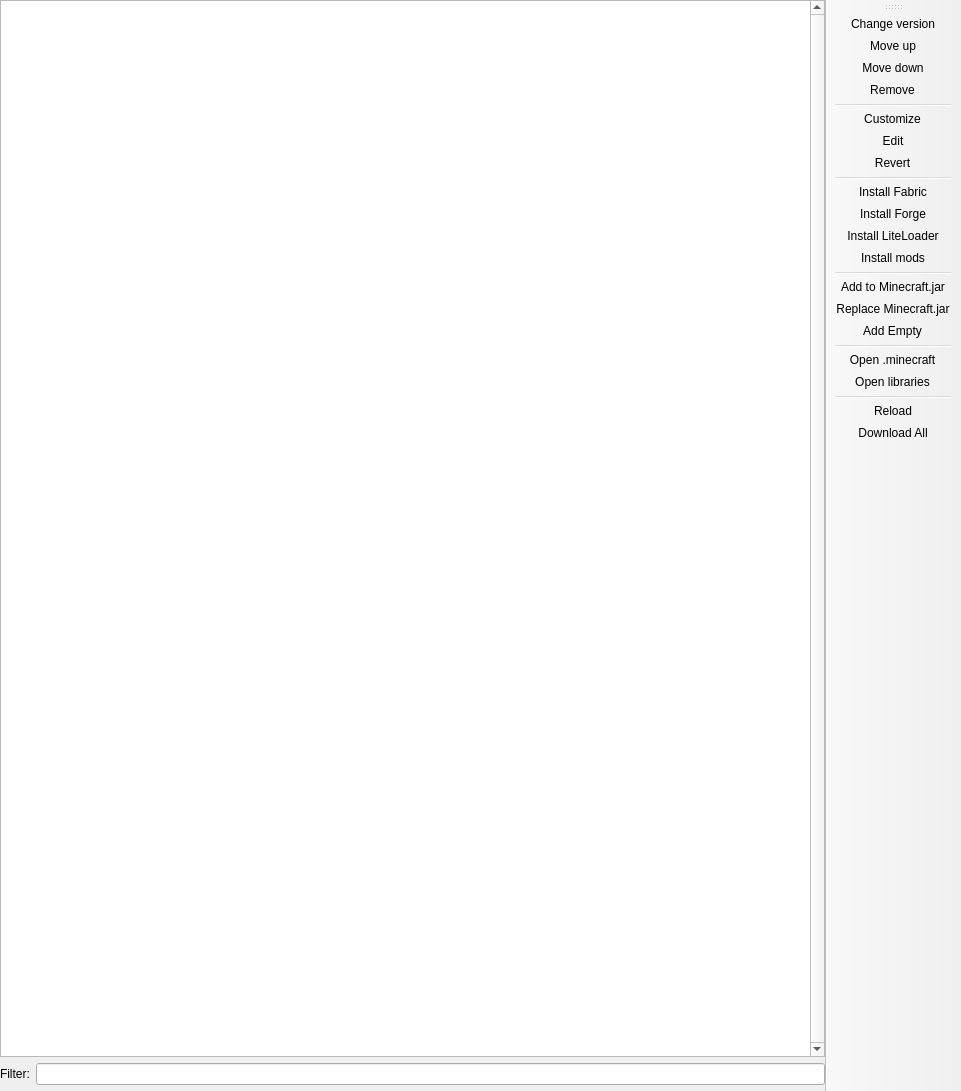
<?xml version="1.0" encoding="UTF-8"?>
<ui version="4.0">
 <class>VersionPage</class>
 <widget class="QMainWindow" name="VersionPage">
  <property name="geometry">
   <rect>
    <x>0</x>
    <y>0</y>
    <width>961</width>
    <height>1091</height>
   </rect>
  </property>
  <widget class="QWidget" name="centralwidget">
   <layout class="QHBoxLayout" name="horizontalLayout">
    <property name="leftMargin">
     <number>0</number>
    </property>
    <property name="topMargin">
     <number>0</number>
    </property>
    <property name="rightMargin">
     <number>0</number>
    </property>
    <property name="bottomMargin">
     <number>0</number>
    </property>
    <item>
     <layout class="QVBoxLayout" name="verticalLayout">
      <item>
       <widget class="ModListView" name="packageView">
        <property name="verticalScrollBarPolicy">
         <enum>Qt::ScrollBarAlwaysOn</enum>
        </property>
        <property name="horizontalScrollBarPolicy">
         <enum>Qt::ScrollBarAlwaysOff</enum>
        </property>
        <property name="sortingEnabled">
         <bool>false</bool>
        </property>
        <property name="headerHidden">
         <bool>false</bool>
        </property>
        <attribute name="headerVisible">
         <bool>true</bool>
        </attribute>
       </widget>
      </item>
      <item>
       <layout class="QGridLayout" name="gridLayout_2">
        <item row="0" column="1">
         <widget class="QLineEdit" name="filterEdit">
          <property name="clearButtonEnabled">
           <bool>true</bool>
          </property>
         </widget>
        </item>
        <item row="0" column="0">
         <widget class="QLabel" name="filterLabel">
          <property name="text">
           <string>Filter:</string>
          </property>
         </widget>
        </item>
       </layout>
      </item>
      <item>
       <widget class="MCModInfoFrame" name="frame">
        <property name="sizePolicy">
         <sizepolicy hsizetype="Preferred" vsizetype="Minimum">
          <horstretch>0</horstretch>
          <verstretch>0</verstretch>
         </sizepolicy>
        </property>
       </widget>
      </item>
     </layout>
    </item>
   </layout>
  </widget>
  <widget class="WideBar" name="toolBar">
   <property name="windowTitle">
    <string>Actions</string>
   </property>
   <property name="allowedAreas">
    <set>Qt::LeftToolBarArea|Qt::RightToolBarArea</set>
   </property>
   <property name="toolButtonStyle">
    <enum>Qt::ToolButtonTextOnly</enum>
   </property>
   <property name="floatable">
    <bool>false</bool>
   </property>
   <attribute name="toolBarArea">
    <enum>RightToolBarArea</enum>
   </attribute>
   <attribute name="toolBarBreak">
    <bool>false</bool>
   </attribute>
   <addaction name="actionChange_version"/>
   <addaction name="actionMove_up"/>
   <addaction name="actionMove_down"/>
   <addaction name="actionRemove"/>
   <addaction name="separator"/>
   <addaction name="actionCustomize"/>
   <addaction name="actionEdit"/>
   <addaction name="actionRevert"/>
   <addaction name="separator"/>
   <addaction name="actionInstall_Fabric"/>
   <addaction name="actionInstall_Forge"/>
   <addaction name="actionInstall_LiteLoader"/>
   <addaction name="actionInstall_mods"/>
   <addaction name="separator"/>
   <addaction name="actionAdd_to_Minecraft_jar"/>
   <addaction name="actionReplace_Minecraft_jar"/>
   <addaction name="actionAdd_Empty"/>
   <addaction name="separator"/>
   <addaction name="actionMinecraftFolder"/>
   <addaction name="actionLibrariesFolder"/>
   <addaction name="separator"/>
   <addaction name="actionReload"/>
   <addaction name="actionDownload_All"/>
  </widget>
  <action name="actionChange_version">
   <property name="text">
    <string>Change version</string>
   </property>
   <property name="toolTip">
    <string>Change version of the selected package.</string>
   </property>
  </action>
  <action name="actionMove_up">
   <property name="text">
    <string>Move up</string>
   </property>
   <property name="toolTip">
    <string>Make the selected package apply sooner.</string>
   </property>
  </action>
  <action name="actionMove_down">
   <property name="text">
    <string>Move down</string>
   </property>
   <property name="toolTip">
    <string>Make the selected package apply later.</string>
   </property>
  </action>
  <action name="actionRemove">
   <property name="text">
    <string>Remove</string>
   </property>
   <property name="toolTip">
    <string>Remove selected package from the instance.</string>
   </property>
  </action>
  <action name="actionCustomize">
   <property name="text">
    <string>Customize</string>
   </property>
   <property name="toolTip">
    <string>Customize selected package.</string>
   </property>
  </action>
  <action name="actionEdit">
   <property name="text">
    <string>Edit</string>
   </property>
   <property name="toolTip">
    <string>Edit selected package.</string>
   </property>
  </action>
  <action name="actionRevert">
   <property name="text">
    <string>Revert</string>
   </property>
   <property name="toolTip">
    <string>Revert the selected package to default.</string>
   </property>
  </action>
  <action name="actionInstall_Forge">
   <property name="text">
    <string>Install Forge</string>
   </property>
   <property name="toolTip">
    <string>Install the Minecraft Forge package.</string>
   </property>
  </action>
  <action name="actionInstall_Fabric">
   <property name="text">
    <string>Install Fabric</string>
   </property>
   <property name="toolTip">
    <string>Install the Fabric Loader package.</string>
   </property>
  </action>
  <action name="actionInstall_LiteLoader">
   <property name="text">
    <string>Install LiteLoader</string>
   </property>
   <property name="toolTip">
    <string>Install the LiteLoader package.</string>
   </property>
  </action>
  <action name="actionInstall_mods">
   <property name="text">
    <string>Install mods</string>
   </property>
   <property name="toolTip">
    <string>Install normal mods.</string>
   </property>
  </action>
  <action name="actionAdd_to_Minecraft_jar">
   <property name="text">
    <string>Add to Minecraft.jar</string>
   </property>
   <property name="toolTip">
    <string>Add a mod into the Minecraft jar file.</string>
   </property>
  </action>
  <action name="actionReplace_Minecraft_jar">
   <property name="text">
    <string>Replace Minecraft.jar</string>
   </property>
  </action>
  <action name="actionAdd_Empty">
   <property name="text">
    <string>Add Empty</string>
   </property>
   <property name="toolTip">
    <string>Add an empty custom package.</string>
   </property>
  </action>
  <action name="actionReload">
   <property name="text">
    <string>Reload</string>
   </property>
   <property name="toolTip">
    <string>Reload all packages.</string>
   </property>
  </action>
  <action name="actionDownload_All">
   <property name="text">
    <string>Download All</string>
   </property>
   <property name="toolTip">
    <string>Download the files needed to launch the instance now.</string>
   </property>
  </action>
  <action name="actionMinecraftFolder">
   <property name="text">
    <string>Open .minecraft</string>
   </property>
   <property name="toolTip">
    <string>Open the instance's .minecraft folder.</string>
   </property>
  </action>
  <action name="actionLibrariesFolder">
   <property name="text">
    <string>Open libraries</string>
   </property>
   <property name="toolTip">
    <string>Open the instance's local libraries folder.</string>
   </property>
  </action>
 </widget>
 <customwidgets>
  <customwidget>
   <class>ModListView</class>
   <extends>QTreeView</extends>
   <header>ui/widgets/ModListView.h</header>
  </customwidget>
  <customwidget>
   <class>MCModInfoFrame</class>
   <extends>QFrame</extends>
   <header>ui/widgets/MCModInfoFrame.h</header>
   <container>1</container>
  </customwidget>
  <customwidget>
   <class>WideBar</class>
   <extends>QToolBar</extends>
   <header>ui/widgets/WideBar.h</header>
  </customwidget>
 </customwidgets>
 <resources/>
 <connections/>
</ui>
